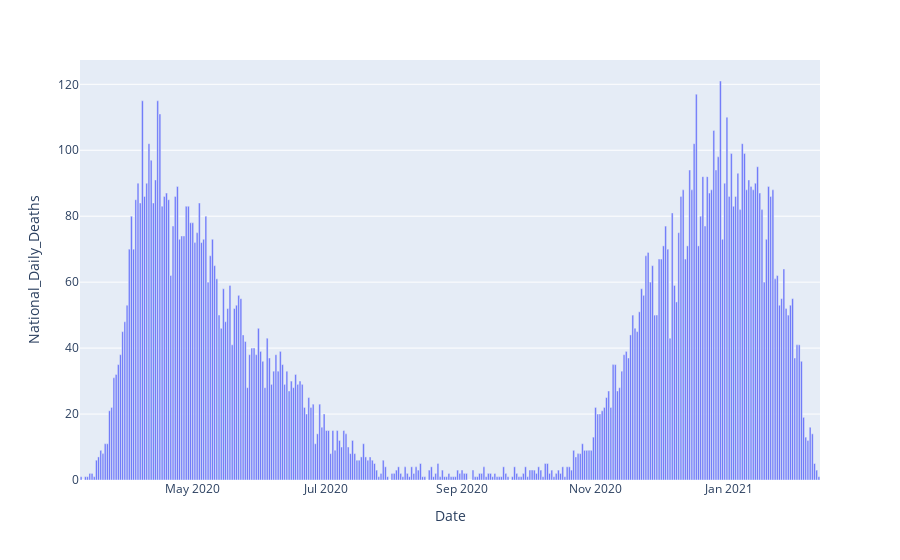
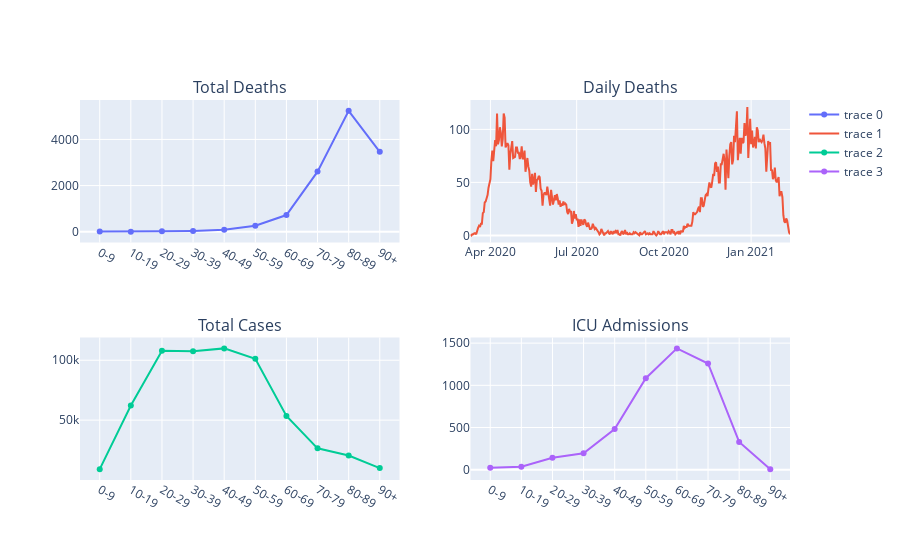

Write notebook code for charts like these, in order.
### Code cell
import pandas as pd
import plotly.express as px
import plotly.graph_objects as go
from plotly.subplots import make_subplots
df = pd.read_csv("National_Total_Deaths.csv")
df0 = pd.read_csv('National_Deaths.csv')

Age = df["Age_Group"]
Cases = df["Total_Cases"]
Admission = df["Total_ICU_Admissions"]
Deaths = df["Total_Deaths"]
Date = df0["Date"]
DDeaths = df0["National_Daily_Deaths"]

fig = make_subplots(rows=2, cols=2, subplot_titles=("Total Deaths", "Daily Deaths", "Total Cases", "ICU Admissions"))
fig.add_trace(go.Scatter(x=Age, y=Deaths), row=1, col=1)
fig.add_trace(go.Scatter(x=Date, y=DDeaths), row=1, col=2)
fig.add_trace(go.Scatter(x=Age, y=Cases), row=2, col=1)
fig.add_trace(go.Scatter(x=Age, y=Admission), row=2, col=2)

fig0 = px.bar(df0, x=Date, y=DDeaths)

fig0.show()
fig.show()

### Figure 1 — Plotly figure (JSON) as saved in the notebook; plotly's stock layout.template omitted (floating-point values rounded to 4 significant figures; data arrays with more than 128 entries replaced by an {"elided": "..."} marker saying what was removed)
{"data": [{"alignmentgroup": "True", "hovertemplate": "Date=%{x}<br>National_Daily_Deaths=%{y}<extra></extra>", "legendgroup": "", "marker": {"color": "#636efa"}, "name": "", "offsetgroup": "", "orientation": "v", "showlegend": false, "textposition": "auto", "type": "bar", "x": {"elided": "338 str values"}, "xaxis": "x", "y": {"elided": "338 int values"}, "yaxis": "y"}], "layout": {"barmode": "relative", "legend": {"tracegroupgap": 0}, "margin": {"t": 60}, "xaxis": {"anchor": "y", "domain": [0, 1], "title": {"text": "Date"}}, "yaxis": {"anchor": "x", "domain": [0, 1], "title": {"text": "National_Daily_Deaths"}}}}

### Figure 2 — Plotly figure (JSON) as saved in the notebook; plotly's stock layout.template omitted (floating-point values rounded to 4 significant figures; data arrays with more than 128 entries replaced by an {"elided": "..."} marker saying what was removed)
{"data": [{"type": "scatter", "x": ["0-9", "10-19", "20-29", "30-39", "40-49", "50-59", "60-69", "70-79", "80-89", "90+"], "xaxis": "x", "y": [7, 3, 15, 33, 81, 261, 721, 2605, 5239, 3463], "yaxis": "y"}, {"type": "scatter", "x": {"elided": "338 str values"}, "xaxis": "x2", "y": {"elided": "338 int values"}, "yaxis": "y2"}, {"type": "scatter", "x": ["0-9", "10-19", "20-29", "30-39", "40-49", "50-59", "60-69", "70-79", "80-89", "90+"], "xaxis": "x3", "y": [9127, 62180, 107936, 107508, 109903, 101188, 53511, 26476, 20538, 9980], "yaxis": "y3"}, {"type": "scatter", "x": ["0-9", "10-19", "20-29", "30-39", "40-49", "50-59", "60-69", "70-79", "80-89", "90+"], "xaxis": "x4", "y": [22, 35, 142, 194, 483, 1084, 1438, 1259, 329, 7], "yaxis": "y4"}], "layout": {"annotations": [{"font": {"size": 16}, "showarrow": false, "text": "Total Deaths", "x": 0.225, "xanchor": "center", "xref": "paper", "y": 1, "yanchor": "bottom", "yref": "paper"}, {"font": {"size": 16}, "showarrow": false, "text": "Daily Deaths", "x": 0.775, "xanchor": "center", "xref": "paper", "y": 1, "yanchor": "bottom", "yref": "paper"}, {"font": {"size": 16}, "showarrow": false, "text": "Total Cases", "x": 0.225, "xanchor": "center", "xref": "paper", "y": 0.375, "yanchor": "bottom", "yref": "paper"}, {"font": {"size": 16}, "showarrow": false, "text": "ICU Admissions", "x": 0.775, "xanchor": "center", "xref": "paper", "y": 0.375, "yanchor": "bottom", "yref": "paper"}], "xaxis": {"anchor": "y", "domain": [0, 0.45]}, "xaxis2": {"anchor": "y2", "domain": [0.55, 1]}, "xaxis3": {"anchor": "y3", "domain": [0, 0.45]}, "xaxis4": {"anchor": "y4", "domain": [0.55, 1]}, "yaxis": {"anchor": "x", "domain": [0.625, 1]}, "yaxis2": {"anchor": "x2", "domain": [0.625, 1]}, "yaxis3": {"anchor": "x3", "domain": [0, 0.375]}, "yaxis4": {"anchor": "x4", "domain": [0, 0.375]}}}
